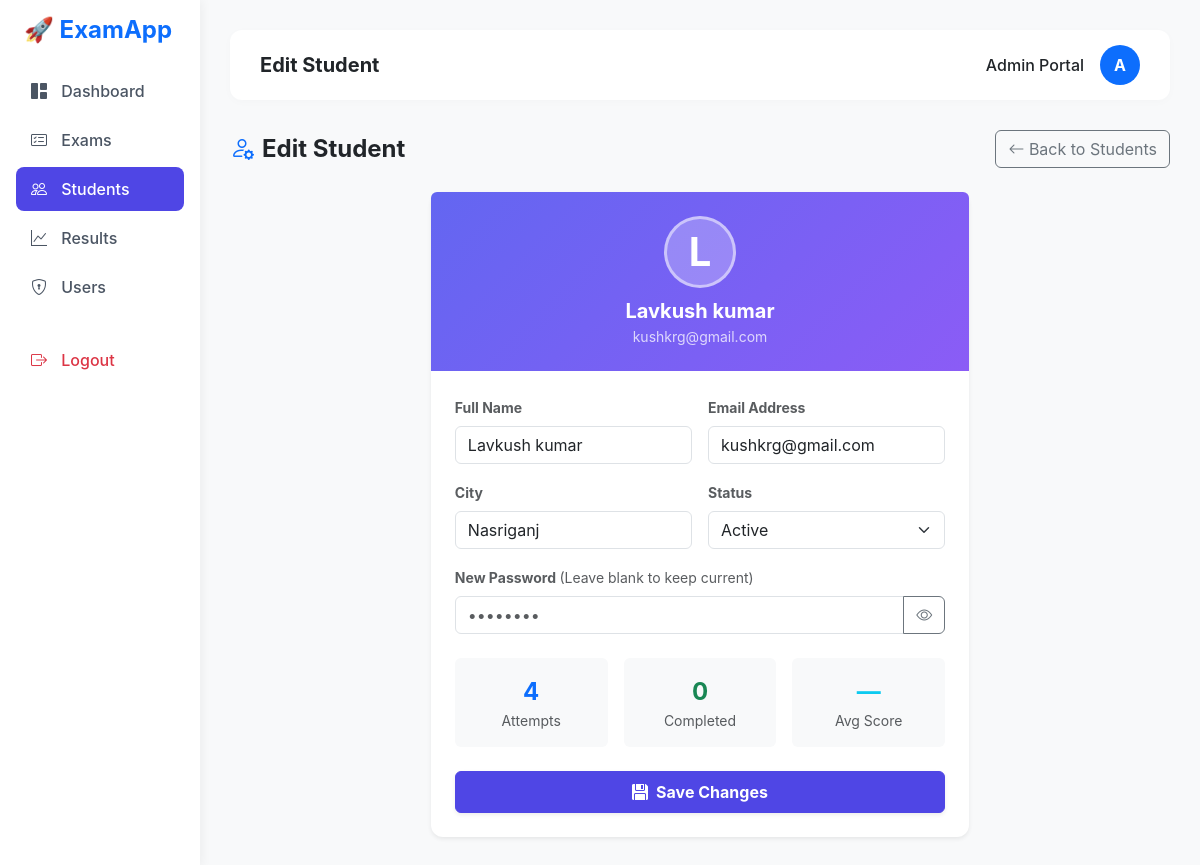
The app's page /admin/students/edit?id=5 (signed in) with its own data.
### tables this page shows
CREATE TABLE `users` (
  `id` int NOT NULL AUTO_INCREMENT,
  `name` varchar(100) NOT NULL,
  `email` varchar(100) NOT NULL,
  `password` varchar(255) NOT NULL,
  `role` enum('admin','student','examiner') DEFAULT 'student',
  `city` varchar(100) DEFAULT NULL,
  `status` enum('active','inactive') DEFAULT 'active',
  `created_at` timestamp NULL DEFAULT CURRENT_TIMESTAMP,
  PRIMARY KEY (`id`),
  UNIQUE KEY `email` (`email`)
);

### app/Controllers/AdminController.php (called while the page is built, shortened)
<?php
class AdminController {
    private $userModel;
    public function __construct() {
        $database = new Database();
        $this->db = $database->connect();
        $this->userModel = new User($this->db);
    }
    public function editStudent() {
        $id = $_GET['id'] ?? null;
        $student = $this->userModel->getStudentById($id);
        require_once __DIR__ . '/../Views/admin/students/edit.php';
        require_once __DIR__ . '/../Views/layouts/admin.php';
    }
}

### app/Config/Database.php (called while the page is built, shortened)
<?php
class Database {
    private $host = '127.0.0.1';
    private $db_name = 'online_exam_db';
    private $username = 'root';
    private $password = '';
    public function connect() {
        $this->conn = null;
        try {
            $dsn = "mysql:host=" . $this->host . ";dbname=" . $this->db_name . ";charset=utf8mb4";
            $this->conn = new PDO($dsn, $this->username, $this->password);
            $this->conn->setAttribute(PDO::ATTR_ERRMODE, PDO::ERRMODE_EXCEPTION);
            $this->conn->setAttribute(PDO::ATTR_DEFAULT_FETCH_MODE, PDO::FETCH_ASSOC);
        } catch(PDOException $e) {
            echo 'Connection Error: ' . $e->getMessage();
        }
        return $this->conn;
    }
}

### app/Models/User.php (called while the page is built, shortened)
<?php
class User {
    private $conn;
    private $table = 'users';
    public function __construct($db) {
        $this->conn = $db;
    }
    public function getStudentById($id) {
        $query = "SELECT u.id, u.name, u.email, u.city, u.status, u.created_at,
            (SELECT COUNT(*) FROM exam_attempts ea WHERE ea.user_id = u.id) as total_attempts,
            (SELECT COUNT(*) FROM exam_attempts ea WHERE ea.user_id = u.id AND ea.status = 'submitted') as completed_exams,
            (SELECT ROUND(AVG(ea.score),1) FROM exam_attempts ea WHERE ea.user_id = u.id AND ea.status = 'submitted') as avg_score,
            (SELECT SUM(ea.tab_switches) FROM exam_attempts ea WHERE ea.user_id = u.id) as total_violations
            FROM " . $this->table . " u WHERE u.id = :id AND role = 'student' LIMIT 1";
        $stmt = $this->conn->prepare($query);
        $stmt->execute(['id' => $id]);
        return $stmt->fetch(PDO::FETCH_ASSOC);
    }
}

### app/Views/admin/students/edit.php (the view, shortened to what this page needs)
<div class="d-flex justify-content-between align-items-center mb-4">
    <h4 class="fw-bold m-0 text-dark"><i class="bi bi-person-gear text-primary me-2"></i>Edit Student</h4>
    <a href="/admin/students" class="btn btn-outline-secondary"><i class="bi bi-arrow-left"></i> Back to Students</a>
</div>
<div class="row justify-content-center">
    <div class="col-md-8 col-lg-7">
        <div class="card border-0 shadow-sm">
            <div class="py-4 text-center text-white" style="background:linear-gradient(135deg,#6366f1,#8b5cf6);border-radius: .375rem .375rem 0 0;">
                <div class="rounded-circle d-inline-flex align-items-center justify-content-center text-white fw-bold fs-1 mb-2"
                     style="width:72px;height:72px;background:rgba(255,255,255,.25);border:3px solid rgba(255,255,255,.5);">
                    <?= strtoupper(substr($student['name'],0,1)) ?>
                </div>
                <div class="fw-bold fs-5"><?= htmlspecialchars($student['name']) ?></div>
                <div class="opacity-75 small"><?= htmlspecialchars($student['email']) ?></div>
            </div>
            <div class="card-body p-4">
                <form action="/admin/students/update" method="POST">
                    <div class="row g-3">
                        <div class="col-md-6">
                            <label class="form-label text-muted small fw-bold">Full Name</label>
                            <input type="text" name="name" class="form-control" value="<?= htmlspecialchars($student['name']) ?>" required>
                        </div>
                        <div class="col-md-6">
                            <label class="form-label text-muted small fw-bold">Email Address</label>
                            <input type="email" name="email" class="form-control" value="<?= htmlspecialchars($student['email']) ?>" required>
                        </div>
                        <div class="col-md-6">
                            <label class="form-label text-muted small fw-bold">City</label>
                            <input type="text" name="city" class="form-control" value="<?= htmlspecialchars($student['city'] ?? '') ?>" placeholder="e.g. Mumbai">
                        </div>
                        <div class="col-md-6">
                            <label class="form-label text-muted small fw-bold">Status</label>
                            <select name="status" class="form-select">
                                <option value="active"   <?= $student['status'] === 'active'   ? 'selected' : '' ?>>Active</option>
                            </select>
                        </div>
                        <div class="col-12">
                            <label class="form-label text-muted small fw-bold">New Password <span class="text-muted fw-normal">(Leave blank to keep current)</span></label>
                            <div class="input-group">
                                <input type="password" name="password" id="pw-field" class="form-control" placeholder="••••••••" minlength="6" autocomplete="new-password">
                                <button type="button" class="btn btn-outline-secondary" onclick="togglePw()"><i class="bi bi-eye" id="pw-icon"></i></button>
                            </div>
                        </div>
                    </div>
                    <div class="row g-3 mt-2">
                        <div class="col-4">
                            <div class="bg-light rounded p-3 text-center">
                                <div class="fw-bold fs-4 text-primary"><?= $student['total_attempts'] ?? 0 ?></div>
                                <div class="text-muted small">Attempts</div>
                            </div>
                        </div>
                        <div class="col-4">
                            <div class="bg-light rounded p-3 text-center">
                                <div class="fw-bold fs-4 text-success"><?= $student['completed_exams'] ?? 0 ?></div>
                                <div class="text-muted small">Completed</div>
                            </div>
                        </div>
                        <div class="col-4">
                            <div class="bg-light rounded p-3 text-center">
                                <div class="fw-bold fs-4 text-info"><?= $student['avg_score'] !== null ? $student['avg_score'] . '%' : '—' ?></div>
                                <div class="text-muted small">Avg Score</div>
                            </div>
                        </div>
                    </div>
                    <div class="d-grid mt-4">
                        <button type="submit" class="btn btn-primary fw-bold py-2 shadow-sm">
                            <i class="bi bi-floppy-fill me-2"></i>Save Changes
                        </button>
                    </div>
                </form>
            </div>
        </div>
    </div>
</div>

### app/Views/layouts/admin.php (style rules this page uses)
body { background-color: #f8f9fa; font-family: 'Inter', sans-serif; }
.card { border: none; border-radius: 12px; box-shadow: 0 4px 12px rgba(0,0,0,0.03); }
.btn-primary { background-color: #4F46E5; border-color: #4F46E5; }

### records on screen
users: name "L", name "Lavkush kumar", email "kushkrg@gmail.com", city "Nasriganj", status "Active"

### other values on screen
$title "Edit Student"
$student['total_attempts'] "4"
$student['completed_exams'] "0"
